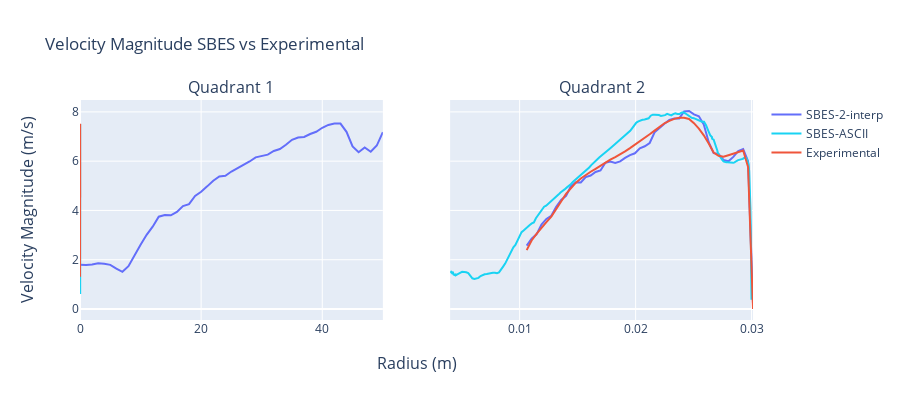

This figure's notebook cell:
### Code cell
color10_16 = ['#636EFA', '#EF553B', '#00CC96', '#AB63FA', '#FFA15A', '#19D3F3', '#FF6692', '#B6E880', '#FF97FF',
              '#FECB52']
fig = make_subplots(
    rows=1,
    cols=2,
    shared_yaxes=True,
    x_title="Radius (m)",
    y_title="Velocity Magnitude (m/s)",
    subplot_titles=("Quadrant 1", "Quadrant 2"))

fig.add_trace(go.Scatter(x=interp_dict["Q1"][0],
                         y=interp_dict["Q1"]['average-velocity'],
                         mode='lines',
                         name='SBES-2-interp',
                         line=dict(color=color10_16[0])
                         ),
              row=1, col=1)

fig.add_trace(go.Scatter(x=quad_ascii["Q1"]['radius_bin_mean'],
                         y=quad_ascii["Q1"]['velocity-magnitude_bin_mean'],
                         mode='lines',
                         name='SBES-ASCII',
                         line=dict(color=color10_16[5])),
              row=1, col=1)


fig.add_trace(go.Scatter(x=C5_Experimental["Q1"]['radius'],
                         y=C5_Experimental["Q1"]['Velocity_Magnitude'],
                         mode='lines',
                         name='Experimental',
                         line=dict(color=color10_16[1])),
              row=1, col=1)

fig.add_trace(go.Scatter(x=interp_dict["Q2"][0],
                         y=interp_dict["Q2"]['average-velocity'],
                         mode='lines',
                         name='SBES-2-interp',
                         line=dict(color=color10_16[0]),
                         showlegend=False
                         # error_x_array=d4_df['velocity-magnitude_std'],
                         # error_x_array=d_df['y-coordinate_std']
                         ),
              row=1, col=2)

fig.add_trace(go.Scatter(x=quad_ascii["Q2"]['radius_bin_mean'],
                         y=quad_ascii["Q2"]['velocity-magnitude_bin_mean'],
                         mode='lines',
                         name='SBES-2-ASCII',
                         line=dict(color=color10_16[5]),
                         showlegend=False),
              row=1, col=2)


fig.add_trace(go.Scatter(x=C5_Experimental["Q2"]['radius'],
                         y=C5_Experimental["Q2"]['Velocity_Magnitude'],
                         mode='lines',
                         name='Experimental',
                         line=dict(color=color10_16[1]),
                         showlegend=False),
              row=1, col=2)




fig.update_layout(height=400, width=900,
                  title_text="Velocity Magnitude SBES vs Experimental")

fig.show()

### Figure 1 — Plotly figure (JSON) as saved in the notebook; plotly's stock layout.template omitted (floating-point values rounded to 4 significant figures; data arrays with more than 128 entries replaced by an {"elided": "..."} marker saying what was removed)
{"data": [{"line": {"color": "#636EFA"}, "mode": "lines", "name": "SBES-2-interp", "type": "scatter", "x": [0, 1, 2, 3, 4, 5, 6, 7, 8, 9, 10, 11, 12, 13, 14, 15, 16, 17, 18, 19, 20, 21, 22, 23, 24, 25, 26, 27, 28, 29, 30, 31, 32, 33, 34, 35, 36, 37, 38, 39, 40, 41, 42, 43, 44, 45, 46, 47, 48, 49, 50], "xaxis": "x", "y": [1.796, 1.782, 1.804, 1.857, 1.838, 1.791, 1.638, 1.509, 1.736, 2.184, 2.612, 3.012, 3.341, 3.747, 3.817, 3.805, 3.94, 4.175, 4.256, 4.585, 4.759, 4.977, 5.206, 5.382, 5.407, 5.58, 5.711, 5.824, 5.987, 6.156, 6.205, 6.264, 6.413, 6.492, 6.665, 6.868, 6.963, 6.981, 7.102, 7.195, 7.355, 7.47, 7.527, 7.525, 7.193, 6.601, 6.36, 6.556, 6.381, 6.634, 7.18], "yaxis": "y"}, {"line": {"color": "#19D3F3"}, "mode": "lines", "name": "SBES-ASCII", "type": "scatter", "x": {"elided": "184 float values"}, "xaxis": "x", "y": {"elided": "184 float values"}, "yaxis": "y"}, {"line": {"color": "#EF553B"}, "mode": "lines", "name": "Experimental", "type": "scatter", "x": [0.008485, 0.00891, 0.009334, 0.009758, 0.01018, 0.01061, 0.01103, 0.01146, 0.01188, 0.0123, 0.01273, 0.01315, 0.01358, 0.014, 0.01442, 0.01485, 0.01527, 0.0157, 0.01612, 0.01655, 0.01697, 0.01739, 0.01782, 0.01824, 0.01867, 0.01909, 0.01952, 0.01994, 0.02036, 0.02079, 0.02121, 0.02164, 0.02206, 0.02249, 0.02291, 0.02333, 0.02376, 0.02418, 0.02461, 0.02503, 0.02546, 0.02588, 0.0263, 0.02673, 0.02715, 0.02758, 0.028, 0.02843, 0.02885, 0.02927, 0.0297], "xaxis": "x", "y": [1.429, 1.305, 1.368, 1.365, 1.363, 1.396, 1.504, 1.767, 2.131, 2.565, 2.957, 3.314, 3.61, 3.821, 3.911, 3.976, 4.05, 4.176, 4.338, 4.566, 4.795, 4.988, 5.179, 5.348, 5.557, 5.721, 5.866, 5.971, 6.013, 6.125, 6.274, 6.407, 6.399, 6.551, 6.702, 6.85, 7.021, 7.17, 7.317, 7.445, 7.514, 7.48, 7.25, 6.988, 6.697, 6.471, 6.367, 6.339, 6.351, 6.099, 4.525], "yaxis": "y"}, {"line": {"color": "#636EFA"}, "mode": "lines", "name": "SBES-2-interp", "showlegend": false, "type": "scatter", "x": [0.01061, 0.01103, 0.01146, 0.01188, 0.0123, 0.01273, 0.01315, 0.01358, 0.014, 0.01442, 0.01485, 0.01527, 0.0157, 0.01612, 0.01655, 0.01697, 0.01739, 0.01782, 0.01824, 0.01867, 0.01909, 0.01952, 0.01994, 0.02036, 0.02079, 0.02121, 0.02164, 0.02206, 0.02249, 0.02291, 0.02333, 0.02376, 0.02418, 0.02461, 0.02503, 0.02546, 0.02588, 0.0263, 0.02673, 0.02715, 0.02758, 0.028, 0.02843, 0.02885, 0.02927, 0.0297, 0.03012], "xaxis": "x2", "y": [2.571, 2.85, 3.03, 3.422, 3.655, 3.782, 4.146, 4.429, 4.595, 4.982, 5.141, 5.135, 5.355, 5.417, 5.56, 5.622, 5.934, 5.988, 5.932, 5.991, 6.131, 6.243, 6.32, 6.521, 6.605, 6.739, 7.17, 7.359, 7.522, 7.677, 7.729, 7.734, 8.017, 8.036, 7.898, 7.825, 7.484, 6.77, 6.325, 6.298, 6.049, 5.994, 6.174, 6.405, 6.494, 5.999, 0.1989], "yaxis": "y2"}, {"line": {"color": "#19D3F3"}, "mode": "lines", "name": "SBES-2-ASCII", "showlegend": false, "type": "scatter", "x": {"elided": "186 float values"}, "xaxis": "x2", "y": {"elided": "186 float values"}, "yaxis": "y2"}, {"line": {"color": "#EF553B"}, "mode": "lines", "name": "Experimental", "showlegend": false, "type": "scatter", "x": [0.01061, 0.01103, 0.01146, 0.01188, 0.0123, 0.01273, 0.01315, 0.01358, 0.014, 0.01442, 0.01485, 0.01527, 0.0157, 0.01612, 0.01655, 0.01697, 0.01739, 0.01782, 0.01824, 0.01867, 0.01909, 0.01952, 0.01994, 0.02036, 0.02079, 0.02121, 0.02164, 0.02206, 0.02249, 0.02291, 0.02333, 0.02376, 0.02418, 0.02461, 0.02503, 0.02546, 0.02588, 0.0263, 0.02673, 0.02715, 0.02758, 0.028, 0.02843, 0.02885, 0.02927, 0.0297, 0.03012], "xaxis": "x2", "y": [2.389, 2.783, 3.049, 3.301, 3.522, 3.752, 4.034, 4.363, 4.67, 4.891, 5.128, 5.296, 5.445, 5.571, 5.686, 5.821, 5.941, 6.06, 6.166, 6.272, 6.399, 6.53, 6.663, 6.804, 6.943, 7.09, 7.241, 7.397, 7.539, 7.633, 7.715, 7.763, 7.764, 7.714, 7.544, 7.32, 7.049, 6.716, 6.353, 6.219, 6.179, 6.242, 6.311, 6.348, 6.433, 5.762, 0.0], "yaxis": "y2"}], "layout": {"annotations": [{"font": {"size": 16}, "showarrow": false, "text": "Quadrant 1", "x": 0.225, "xanchor": "center", "xref": "paper", "y": 1.0, "yanchor": "bottom", "yref": "paper"}, {"font": {"size": 16}, "showarrow": false, "text": "Quadrant 2", "x": 0.775, "xanchor": "center", "xref": "paper", "y": 1.0, "yanchor": "bottom", "yref": "paper"}, {"font": {"size": 16}, "showarrow": false, "text": "Radius (m)", "x": 0.5, "xanchor": "center", "xref": "paper", "y": 0, "yanchor": "top", "yref": "paper", "yshift": -30}, {"font": {"size": 16}, "showarrow": false, "text": "Velocity Magnitude (m/s)", "textangle": -90, "x": 0, "xanchor": "right", "xref": "paper", "xshift": -40, "y": 0.5, "yanchor": "middle", "yref": "paper"}], "height": 400, "title": {"text": "Velocity Magnitude SBES vs Experimental"}, "width": 900, "xaxis": {"anchor": "y", "domain": [0.0, 0.45]}, "xaxis2": {"anchor": "y2", "domain": [0.55, 1.0]}, "yaxis": {"anchor": "x", "domain": [0.0, 1.0]}, "yaxis2": {"anchor": "x2", "domain": [0.0, 1.0], "matches": "y", "showticklabels": false}}}
